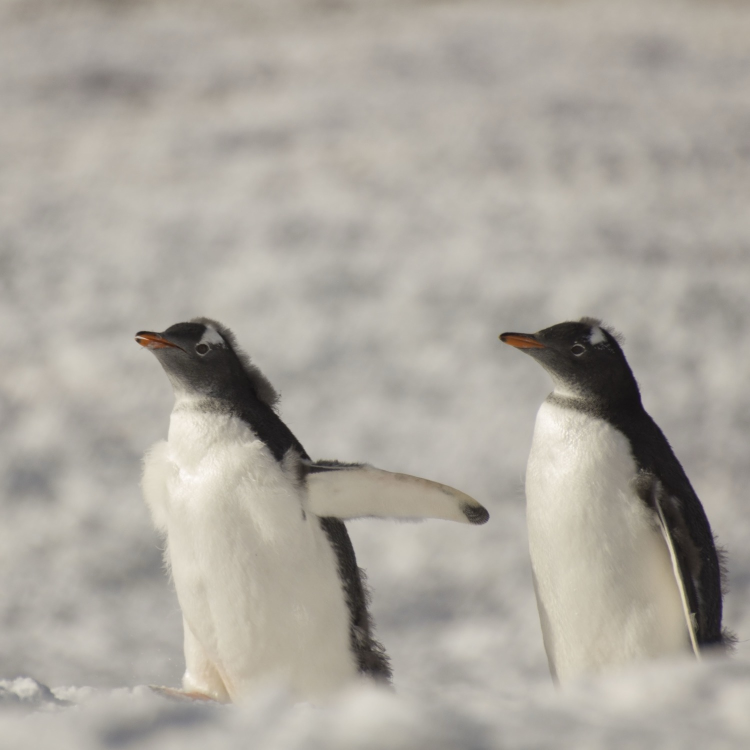
#> input picture tp3.1/imagenes/IMG_0358_1500x1500.jpg, 1500 x 1500 px (shown at 1/2 size)
$ python sobel_numpy.py --image imagenes/IMG_0358_1500x1500.jpg
#> lines starting #> are read from the running program, lines starting #| are printed output that depends on the picture
### tp3.1/sobel_lib.py
"""Utilidades compartidas para el TP3: filtro de Sobel.

La carga/guardado de imagenes queda fuera de las mediciones. Los tiempos se
miden solamente para RGB->gris y para el nucleo Sobel, como pide la consigna.
"""

from __future__ import annotations

import gc
import json
import os
from dataclasses import asdict, dataclass
from pathlib import Path
from time import perf_counter
from typing import Any, Callable

from PIL import Image


ROOT_DIR = Path(__file__).resolve().parent
DEFAULT_IMAGE_DIR = ROOT_DIR / "imagenes"
DEFAULT_SIZES = (750, 1500, 3000, 6000)

RgbToGrayFn = Callable[[Any], Any]
SobelFn = Callable[[Any], Any]
RgbLoaderFn = Callable[[Path], Any]


@dataclass(frozen=True)
class SobelMetrics:
    method: str
    size: int
    runs: int
    rgb_gray_s: float
    sobel_s: float
    total_s: float
    white_pct: float
    workers: int
    cpu_logical: int


@dataclass(frozen=True)
class RgbImagePython:
    width: int
    height: int
    data: bytes


@dataclass(frozen=True)
class GrayImagePython:
    width: int
    height: int
    data: bytearray


# [5 lines left out: function parse_int_list, not called in this run]


def image_path_for_size(size: int, image_dir: Path = DEFAULT_IMAGE_DIR) -> Path:
    return image_dir / f"IMG_0358_{size}x{size}.jpg"


def load_rgb_image(path: Path) -> Any:
    import numpy as np

    with Image.open(path) as img:
#> img is the input picture: PIL image 1500x1500 RGB; mean R, G, B 171.3, 166.4, 158.1
        rgb_img = img.convert("RGB")
        return np.asarray(rgb_img, dtype=np.uint8)


# [6 lines left out: function load_rgb_image_python, not called in this run]


load_rgb_image_list = load_rgb_image_python


# [17 lines left out: function save_gray_image, not called in this run]


def white_percentage(values: Any) -> float:
    if isinstance(values, GrayImagePython):
        total = len(values.data)
        if total == 0:
            return 0.0
        return values.data.count(255) * 100.0 / total

    if _is_numpy_array(values):
        import numpy as np

        if values.size == 0:
            return 0.0
        white = int(np.count_nonzero(values == 255))
        return white * 100.0 / int(values.size)

    total = sum(len(row) for row in values)
    if total == 0:
        return 0.0
    white = 0
    for row in values:
        for pixel in row:
            if pixel == 255:
                white += 1
    return white * 100.0 / total


def _is_numpy_array(value: Any) -> bool:
    value_type = type(value)
    return value_type.__module__.split(".", maxsplit=1)[0] == "numpy"


def measure_pipeline(
    *,
    method: str,
    size: int,
    rgb: Any,
    rgb_to_gray: RgbToGrayFn,
    sobel: SobelFn,
    runs: int,
    workers: int,
) -> tuple[SobelMetrics, Any]:
#> called with method = 'numpy', size = 750, runs = 5, workers = 1
    if runs <= 0:
        raise ValueError("runs debe ser mayor que 0")

    rgb_times: list[float] = []
    sobel_times: list[float] = []
    total_times: list[float] = []
    white_values: list[float] = []
    last_edges: Any | None = None

    for _ in range(runs):
        gc.collect()

        t0 = perf_counter()
        gray = rgb_to_gray(rgb)
        t1 = perf_counter()
        edges = sobel(gray)
        t2 = perf_counter()

        rgb_time = t1 - t0
        sobel_time = t2 - t1
        total_time = t2 - t0

        rgb_times.append(rgb_time)
        sobel_times.append(sobel_time)
        total_times.append(total_time)
        white_values.append(white_percentage(edges))
        last_edges = edges
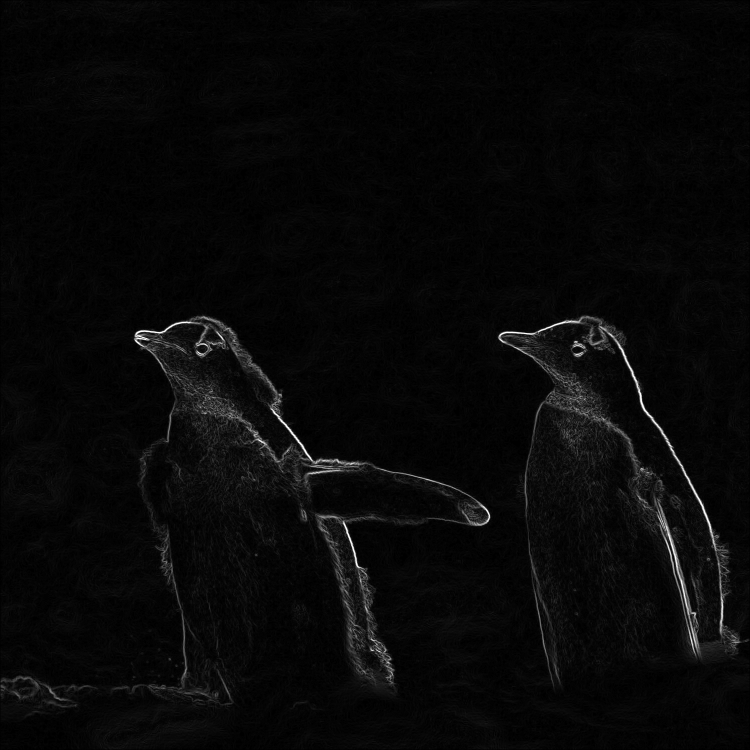
#> edges: shape (1500, 1500) (shown at 1/2 size); min 0, max 255, mean 8
#> after the loop, rgb_times = [0.39, 0.0118, 0.0118, 0.0121, 0.012]; sobel_times = [0.0698, 0.0275, 0.0267, 0.0248, 0.026]; total_times = [0.46, 0.0393, 0.0385, 0.0369, 0.0379]; white_values = [0.06, 0.06, 0.06, 0.06, 0.06]

    if last_edges is None:
        raise RuntimeError("No se ejecuto ninguna corrida")

    metrics = SobelMetrics(
        method=method,
        size=size,
        runs=runs,
        rgb_gray_s=sum(rgb_times) / runs,
        sobel_s=sum(sobel_times) / runs,
        total_s=sum(total_times) / runs,
        white_pct=sum(white_values) / runs,
        workers=workers,
        cpu_logical=os.cpu_count() or 1,
    )
    return metrics, last_edges


def print_metrics(metrics: SobelMetrics) -> None:
    print(f"METODO: {metrics.method}")
    print(f"SIZE: {metrics.size}")
    print(f"RUNS: {metrics.runs}")
    print(f"WORKERS: {metrics.workers}")
    print(f"RGB_GRAY_AVG_SECONDS: {metrics.rgb_gray_s:.9f}")
    print(f"SOBEL_AVG_SECONDS: {metrics.sobel_s:.9f}")
    print(f"TOTAL_AVG_SECONDS: {metrics.total_s:.9f}")
    print(f"WHITE_PERCENT_AVG: {metrics.white_pct:.9f}")
    print("BENCHMARK_JSON:", json.dumps(asdict(metrics), sort_keys=True))


def run_single_method_cli(
    *,
    parser,
    method: str,
    rgb_to_gray: RgbToGrayFn,
    sobel: SobelFn,
    workers: int,
    load_rgb: RgbLoaderFn = load_rgb_image,
) -> None:
    args = parser.parse_args()
    image_path = Path(args.image) if args.image else image_path_for_size(args.size)
    rgb = load_rgb(image_path)

    metrics, edges = measure_pipeline(
        method=method,
        size=args.size,
        rgb=rgb,
        rgb_to_gray=rgb_to_gray,
        sobel=sobel,
        runs=args.runs,
        workers=workers,
    )
    print_metrics(metrics)

    if args.output:
        save_gray_image(edges, Path(args.output))


def add_common_cli_args(parser) -> None:
    parser.add_argument("--size", type=int, default=750, choices=DEFAULT_SIZES)
    parser.add_argument("--image", type=str, default=None, help="Ruta a imagen RGB. Si se omite usa tp3/imagenes.")
    parser.add_argument("--runs", type=int, default=5, help="Cantidad de corridas a promediar.")
    parser.add_argument("--output", type=str, default=None, help="Opcional: guardar la imagen Sobel resultante.")

### tp3.1/sobel_numpy.py
"""Version NumPy vectorizada del filtro de Sobel."""

from __future__ import annotations

import argparse

import numpy as np

from sobel_lib import add_common_cli_args, run_single_method_cli


def rgb_to_gray_numpy(rgb: np.ndarray) -> np.ndarray:
    rgb_f = rgb.astype(np.float32)
    gray = 0.299 * rgb_f[:, :, 0] + 0.587 * rgb_f[:, :, 1] + 0.114 * rgb_f[:, :, 2]
    return np.clip(gray, 0, 255).astype(np.uint8)


def sobel_numpy(gray: np.ndarray) -> np.ndarray:
    height, width = gray.shape
    edges = np.zeros((height, width), dtype=np.uint8)
    if height < 3 or width < 3:
        return edges

    g = gray.astype(np.float32)
    gx = (
        -g[:-2, :-2]
        + g[:-2, 2:]
        - 2.0 * g[1:-1, :-2]
        + 2.0 * g[1:-1, 2:]
        - g[2:, :-2]
        + g[2:, 2:]
    )
    gy = (
        g[:-2, :-2]
        + 2.0 * g[:-2, 1:-1]
        + g[:-2, 2:]
        - g[2:, :-2]
        - 2.0 * g[2:, 1:-1]
        - g[2:, 2:]
    )
    magnitude = np.sqrt(gx * gx + gy * gy)
    edges[1:-1, 1:-1] = np.clip(magnitude, 0, 255).astype(np.uint8)
    return edges


def main() -> None:
    parser = argparse.ArgumentParser(description=__doc__)
    add_common_cli_args(parser)
    run_single_method_cli(
        parser=parser,
        method="numpy",
        rgb_to_gray=rgb_to_gray_numpy,
        sobel=sobel_numpy,
        workers=1,
    )


if __name__ == "__main__":
    main()
